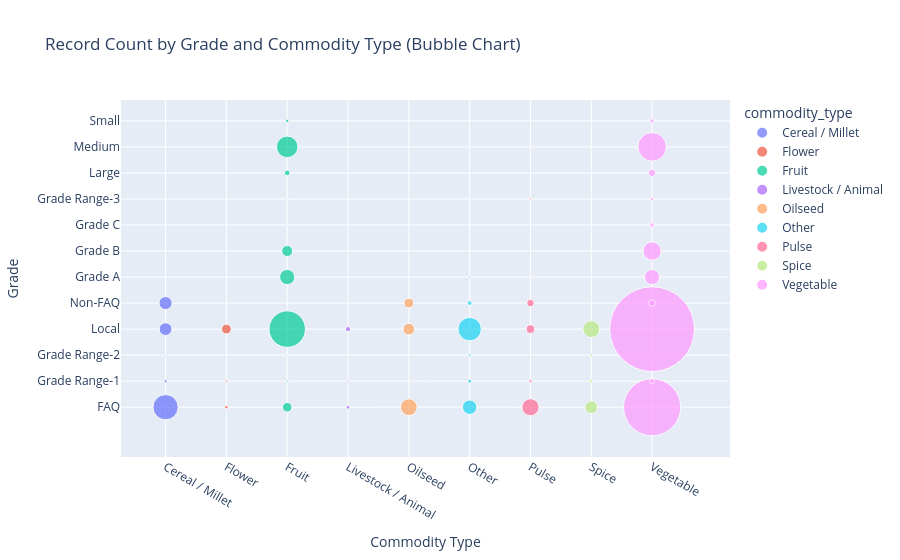

This figure's notebook cell:
### Markdown cell above
## 3.3.11 Count by Grade and Commodity Type-Bubble Chart

### Code cell
# Prepare count data
count_df = (
    df.groupby(['grade', 'commodity_type'])
      .size()
      .reset_index(name='count')
)

fig = px.scatter(
    count_df,
    x="commodity_type",
    y="grade",
    size="count",
    color="commodity_type",
    size_max=60,
    title="Record Count by Grade and Commodity Type (Bubble Chart)",
)

fig.update_layout(
    xaxis_title="Commodity Type",
    yaxis_title="Grade"
)

fig.show()

### Figure 1 — Plotly figure (JSON) as saved in the notebook; plotly's stock layout.template omitted (floating-point values rounded to 4 significant figures)
{"data": [{"hovertemplate": "commodity_type=%{x}<br>grade=%{y}<br>count=%{marker.size}<extra></extra>", "legendgroup": "Cereal / Millet", "marker": {"color": "#636efa", "size": [252, 4, 1, 65, 68], "sizemode": "area", "sizeref": 0.7897, "symbol": "circle"}, "mode": "markers", "name": "Cereal / Millet", "orientation": "v", "showlegend": true, "type": "scatter", "x": ["Cereal / Millet", "Cereal / Millet", "Cereal / Millet", "Cereal / Millet", "Cereal / Millet"], "xaxis": "x", "y": ["FAQ", "Grade Range-1", "Grade Range-2", "Local", "Non-FAQ"], "yaxis": "y"}, {"hovertemplate": "commodity_type=%{x}<br>grade=%{y}<br>count=%{marker.size}<extra></extra>", "legendgroup": "Flower", "marker": {"color": "#EF553B", "size": [5, 2, 38], "sizemode": "area", "sizeref": 0.7897, "symbol": "circle"}, "mode": "markers", "name": "Flower", "orientation": "v", "showlegend": true, "type": "scatter", "x": ["Flower", "Flower", "Flower"], "xaxis": "x", "y": ["FAQ", "Grade Range-1", "Local"], "yaxis": "y"}, {"hovertemplate": "commodity_type=%{x}<br>grade=%{y}<br>count=%{marker.size}<extra></extra>", "legendgroup": "Fruit", "marker": {"color": "#00cc96", "size": [36, 92, 48, 1, 2, 1, 1, 13, 526, 184, 5], "sizemode": "area", "sizeref": 0.7897, "symbol": "circle"}, "mode": "markers", "name": "Fruit", "orientation": "v", "showlegend": true, "type": "scatter", "x": ["Fruit", "Fruit", "Fruit", "Fruit", "Fruit", "Fruit", "Fruit", "Fruit", "Fruit", "Fruit", "Fruit"], "xaxis": "x", "y": ["FAQ", "Grade A", "Grade B", "Grade C", "Grade Range-1", "Grade Range-2", "Grade Range-3", "Large", "Local", "Medium", "Small"], "yaxis": "y"}, {"hovertemplate": "commodity_type=%{x}<br>grade=%{y}<br>count=%{marker.size}<extra></extra>", "legendgroup": "Livestock / Animal", "marker": {"color": "#ab63fa", "size": [6, 2, 11], "sizemode": "area", "sizeref": 0.7897, "symbol": "circle"}, "mode": "markers", "name": "Livestock / Animal", "orientation": "v", "showlegend": true, "type": "scatter", "x": ["Livestock / Animal", "Livestock / Animal", "Livestock / Animal"], "xaxis": "x", "y": ["FAQ", "Grade Range-1", "Local"], "yaxis": "y"}, {"hovertemplate": "commodity_type=%{x}<br>grade=%{y}<br>count=%{marker.size}<extra></extra>", "legendgroup": "Oilseed", "marker": {"color": "#FFA15A", "size": [111, 1, 54, 38], "sizemode": "area", "sizeref": 0.7897, "symbol": "circle"}, "mode": "markers", "name": "Oilseed", "orientation": "v", "showlegend": true, "type": "scatter", "x": ["Oilseed", "Oilseed", "Oilseed", "Oilseed"], "xaxis": "x", "y": ["FAQ", "Grade Range-1", "Local", "Non-FAQ"], "yaxis": "y"}, {"hovertemplate": "commodity_type=%{x}<br>grade=%{y}<br>count=%{marker.size}<extra></extra>", "legendgroup": "Other", "marker": {"color": "#19d3f3", "size": [83, 2, 6, 3, 1, 217, 1, 9], "sizemode": "area", "sizeref": 0.7897, "symbol": "circle"}, "mode": "markers", "name": "Other", "orientation": "v", "showlegend": true, "type": "scatter", "x": ["Other", "Other", "Other", "Other", "Other", "Other", "Other", "Other"], "xaxis": "x", "y": ["FAQ", "Grade A", "Grade Range-1", "Grade Range-2", "Grade Range-3", "Local", "Medium", "Non-FAQ"], "yaxis": "y"}, {"hovertemplate": "commodity_type=%{x}<br>grade=%{y}<br>count=%{marker.size}<extra></extra>", "legendgroup": "Pulse", "marker": {"color": "#FF6692", "size": [116, 1, 4, 2, 30, 1, 22], "sizemode": "area", "sizeref": 0.7897, "symbol": "circle"}, "mode": "markers", "name": "Pulse", "orientation": "v", "showlegend": true, "type": "scatter", "x": ["Pulse", "Pulse", "Pulse", "Pulse", "Pulse", "Pulse", "Pulse"], "xaxis": "x", "y": ["FAQ", "Grade A", "Grade Range-1", "Grade Range-3", "Local", "Medium", "Non-FAQ"], "yaxis": "y"}, {"hovertemplate": "commodity_type=%{x}<br>grade=%{y}<br>count=%{marker.size}<extra></extra>", "legendgroup": "Spice", "marker": {"color": "#B6E880", "size": [64, 1, 4, 3, 114, 1], "sizemode": "area", "sizeref": 0.7897, "symbol": "circle"}, "mode": "markers", "name": "Spice", "orientation": "v", "showlegend": true, "type": "scatter", "x": ["Spice", "Spice", "Spice", "Spice", "Spice", "Spice"], "xaxis": "x", "y": ["FAQ", "Grade B", "Grade Range-1", "Grade Range-2", "Local", "Medium"], "yaxis": "y"}, {"hovertemplate": "commodity_type=%{x}<br>grade=%{y}<br>count=%{marker.size}<extra></extra>", "legendgroup": "Vegetable", "marker": {"color": "#FF97FF", "size": [1289, 91, 132, 8, 9, 3, 5, 21, 2843, 323, 17, 7], "sizemode": "area", "sizeref": 0.7897, "symbol": "circle"}, "mode": "markers", "name": "Vegetable", "orientation": "v", "showlegend": true, "type": "scatter", "x": ["Vegetable", "Vegetable", "Vegetable", "Vegetable", "Vegetable", "Vegetable", "Vegetable", "Vegetable", "Vegetable", "Vegetable", "Vegetable", "Vegetable"], "xaxis": "x", "y": ["FAQ", "Grade A", "Grade B", "Grade C", "Grade Range-1", "Grade Range-2", "Grade Range-3", "Large", "Local", "Medium", "Non-FAQ", "Small"], "yaxis": "y"}], "layout": {"legend": {"itemsizing": "constant", "title": {"text": "commodity_type"}, "tracegroupgap": 0}, "title": {"text": "Record Count by Grade and Commodity Type (Bubble Chart)"}, "xaxis": {"anchor": "y", "categoryarray": ["Cereal / Millet", "Flower", "Fruit", "Livestock / Animal", "Oilseed", "Other", "Pulse", "Spice", "Vegetable"], "categoryorder": "array", "domain": [0, 1], "title": {"text": "Commodity Type"}}, "yaxis": {"anchor": "x", "domain": [0, 1], "title": {"text": "Grade"}}}}
